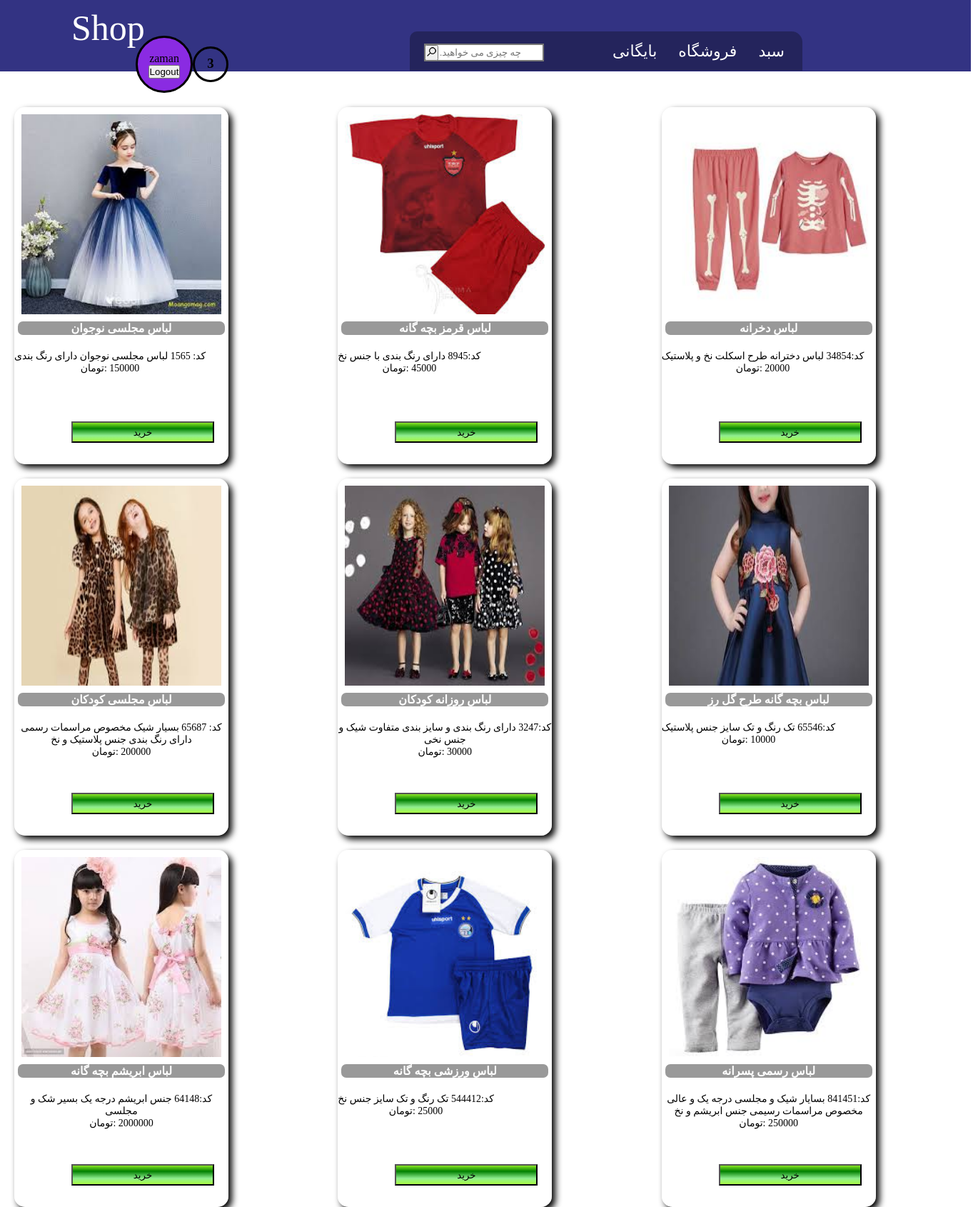
/current/ (signed in), run on the app's committed database.
### shop/models.py (models this page shows, shortened)
class stuff (models.Model):
    image = models.ImageField(upload_to='shop/images/')
    title =  models.CharField(max_length=100)
    text = models.TextField()
    price = models.IntegerField()

### shop/views.py (the view, shortened to what this page needs)
# urls.py: path('current/', views.currenttodos, name='currenttodos'),
@login_required
def currenttodos (request):
    con = order.objects.filter(user = request.user).count()
    stuffs = stuff.objects.all()
    if request.method == 'GET':
            return render(request,'shop/currenttodos.html', {'stuffs': stuffs, 'orderform':orders, 'con': con})

### shop/templates/shop/currenttodos.html (shortened to what this page needs)
{% extends 'shop/base.html' %}
{% block content %}
{% for i in stuffs %}
  <div class="select1">
    <img class="Pselect1" src="{{i.image.url}}" alt='img'>
    <h2 class="THselect1 font3" style="direction: rtl;">{{i.title}}</h2>
    <p class="TPselect1 font4" style="direction: rtl;">{{i.text}} <br> {{i.price}} :تومان</p>
    <div class="TPselect2">
      <form class="" action="" method="post">
        <button class ='btnbuy' type="submit" name="button"> خرید</button>
      </form>
    </div>
  </div>
{% endfor %}
{% endblock %}

### shop/templates/shop/base.html (shortened to what this page needs)
{% load static %}
<!DOCTYPE html>
<html lang="en" dir="ltr">
  <head>
    <link rel="stylesheet" href="{% static 'shop/style.css' %}">
  </head>
  <body class="body">
    <div class="HelpBar">
      <p class="Nlogo font1">Shop</p>
      <div class="top-button">
        <ul class="top-buttonUL">
          {% if user.is_authenticated %}
          <div class="user">
            <p>{{user.username}}</p>
            <form class="" action="{% url 'logoutuser' %}" method="post">
              <button type="submit" name="button">Logout</button>
            </form>
          </div>
          <div class="basket">
            <h3>{{con}}</h3>
          </div>
          <li class="li1"><a class="font2 top-buttonA" href="{% url 'createtodo' %}">سبد</a></li>
          <li class="li1"><a class="font2 top-buttonA" href="{% url 'currenttodos' %}">فروشگاه</a></li>
          <li class="li1"><a class="font2 top-buttonA" href="{% url 'completedtodos' %}">بایگانی</a></li>
          {% else %}
            <li class="li1"><a class="font2 top-buttonA" href="{% url 'signupuser' %}">ثبت نام</a></li>
            <li class="li1"><a class="font2 top-buttonA" href="{% url 'loginuser' %}">ورود</a></li>
          {% endif %}
        </ul>
        <div class="search">
          <form>
            <input class="search2" type="text" name="search" placeholder="      .چه چیزی می خواهید">
            <button class="search-icon" type="submit"><img src="{% static 'shop/image/search-icon.png' %}"></button>
          </form>
        </div>
      </div>
    </div>
    <div class="selects">
      {% block content %}
      {% endblock %}
    </div>
  </body>
</html>

### static/shop/style.css (style rules this page uses)
* { margin: 0; padding: 0; box-sizing: border-box; }
.font1 { font-family: Segoe Script; font-size: 50px; color: white; margin:10px; }
.font2 { font-family: monospace; font-size: 22px; }
.font3 { font-family: Segoe Print; font-size: 16px; text-align: center; color: black; }
.font4 { font-family: Tahoma; font-size:14px; }
.body { width: 1360px; height: auto; }
.HelpBar { background: rgba(0,0,100,0.8); position:absolute; width:1360px; height:100px; }
.Nlogo { position: absolute; top: 0; left: 90px; }
.top-button { display: flex; background-color: rgba(0,0,0,0.3); border-top-left-radius: 10px; border-top-right-radius: 15px; position: absolute; width: 550px; height: 55px; top: 44px; right: 236px; }
.top-buttonUL { position: absolute; right: 10px; list-style-type: none; font-family: Tahoma; }
.li1 { float: right; }
.top-buttonA { display: block; text-align: center; padding: 15px; color: white; text-decoration: none; }
.search { position: relative; top: 17px; left: 20px; }
.search2 { background-color: white; border-style: solid; font-family: Tahoma; height: 25px; }
.search-icon { position: absolute; top: 2px; left: 1px; }
.selects { display: grid; grid-template-columns: 1fr 1fr 1fr; }
.select1 { position: relative; background-color: rgba(255,255,255,0.5); border-radius: 15px; box-shadow: 5px 5px 10px; width: 300px; height: 500px; top: 150px; left: 20px; margin-bottom: 20px; }
.Pselect1 { position: absolute; width: 280px; height: 280px; margin: 10px; }
.THselect1 { background-color: rgba(0,0,0,0.4); width: 290px; border-radius: 7px; position: absolute; top: 300px; left: 5px; color: white; }
.TPselect1 { position: absolute; top: 340px; text-align: center; color: black; }
.TPselect2 { position: absolute; top: 440px; left: 80px; height: 30px; border-radius: 5px; text-align: center; background: linear-gradient(greenyellow,green, lightgreen, greenyellow); }
.user { position: fixed; background: blueviolet; right: 1100px; top: 50px; width: 80px; height: 80px; border: solid black 3px; border-radius: 40px; text-align: center; padding-top: 20px; }
.basket { position: fixed; background-image: url('image/basket.png'); background-size: cover; right: 1050px; top: 65px; width: 50px; height: 50px; border: solid black 3px; border-radius: 25px; text-align: center; padding-top: 10px; }
.btnbuy { width: 200px; height: 30px; background-color: inherit; }

### data on the page
stuff: image (picture), title "لباس مجلسی نوجوان", text "کد: 1565 لباس مجلسی نوجوان دارای رنگ بندی"
stuff: image (picture), title "لباس قرمز بچه گانه", text "کد:8945 دارای رنگ بندی با جنس نخ", price "45000"
stuff: image (picture), title "لباس دخرانه", text "کد:34854 لباس دخترانه طرح اسکلت نخ و پلاستیک", price "20000"
stuff: image (picture), title "لباس مجلسی کودکان", text "کد: 65687 بسیار شیک مخصوص مراسمات رسمی دارای رنگ بندی جنس پلاستیک و نخ", price "200000"
stuff: image (picture), title "لباس روزانه کودکان", text "کد:3247 دارای رنگ بندی و سایز بندی متفاوت شیک و جنس نخی", price "30000"
stuff: image (picture), title "لباس بچه گانه طرح گل رز", text "کد:65546 تک رنگ و تک سایز جنس پلاستیک"
stuff: image (picture), title "لباس ابریشم بچه گانه", text "کد:64148 جنس ابریشم درجه یک بسیر شک و مجلسی"
stuff: image (picture), title "لباس ورزشی بچه گانه", text "کد:544412 تک رنگ و تک سایز جنس نخ", price "25000"
stuff: image (picture), title "لباس رسمی پسرانه", text "کد:841451 بسایار شیک و مجلسی درجه یک و عالی مخصوص مراسمات رسیمی جنس ابریشم و نخ"

### other printed values
{{ user.username }} "zaman"
{{ con }} "3"
